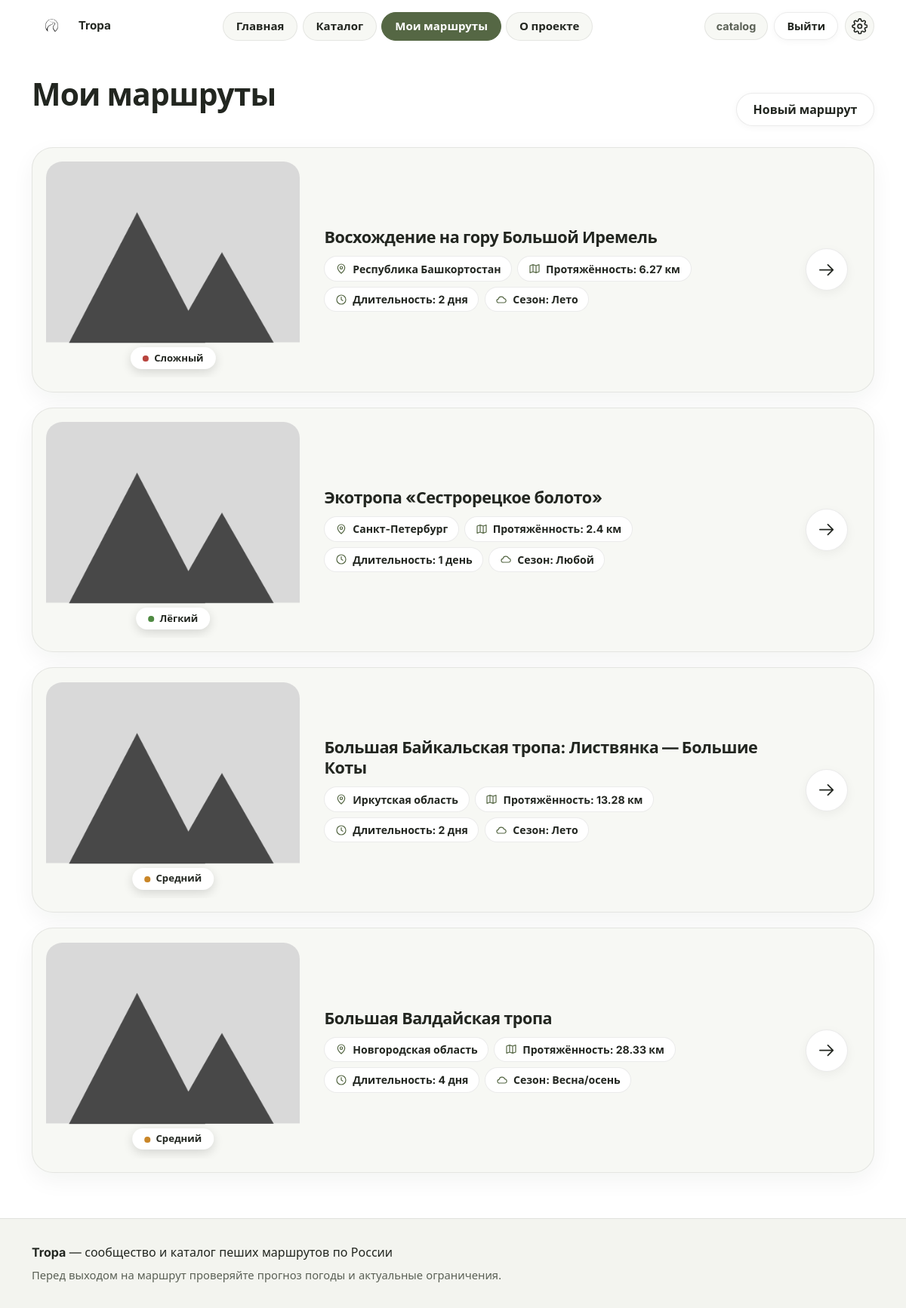
Page /routes/mine (signed in) on the committed database.
### tables this page shows
CREATE TABLE users (
    id            INTEGER PRIMARY KEY AUTOINCREMENT,
    username      TEXT NOT NULL UNIQUE,
    password_hash TEXT NOT NULL,
    created_at    TEXT NOT NULL DEFAULT CURRENT_TIMESTAMP
, email TEXT, google_sub TEXT);

CREATE TABLE routes (
    id             INTEGER PRIMARY KEY AUTOINCREMENT,
    author_id      INTEGER NOT NULL REFERENCES users(id),
    title          TEXT NOT NULL,
    region         TEXT NOT NULL,
    length_km      REAL NOT NULL,
    difficulty     TEXT NOT NULL CHECK (difficulty IN ('easy', 'medium', 'hard')),
    days           INTEGER NOT NULL DEFAULT 1,
    season         TEXT NOT NULL DEFAULT 'any',
    terrain        TEXT NOT NULL DEFAULT 'any',
    description    TEXT NOT NULL,
    restrictions   TEXT,
    source_url     TEXT,
    source_checked TEXT,
    open_from      TEXT,
    open_to        TEXT,
    is_public      INTEGER NOT NULL DEFAULT 1,
    views          INTEGER NOT NULL DEFAULT 0,
    surface        TEXT,
    max_slope      TEXT,
    has_steps      INTEGER NOT NULL DEFAULT 0,
    rest_points    TEXT,
    created_at     TEXT NOT NULL DEFAULT CURRENT_TIMESTAMP
);

### views/routes.py (the view)
@bp.route("/mine")
@login_required
def mine():
    routes = get_db().execute(
        "SELECT * FROM routes WHERE author_id = ? ORDER BY created_at DESC, id DESC",
        (g.user["id"],),
    ).fetchall()
    return render_template("my_routes.html", routes=routes, difficulty=DIFFICULTY)

### app.py (called while the page is built)
def ru_days(n):
    n = int(n)
    if 11 <= n % 100 <= 14:
        word = "дней"
    elif n % 10 == 1:
        word = "день"
    elif 2 <= n % 10 <= 4:
        word = "дня"
    else:
        word = "дней"
    return f"{n} {word}"

### db.py (called while the page is built)
def get_db():
    if "db" not in g:
        g.db = sqlite3.connect(current_app.config["DATABASE"])
        g.db.row_factory = sqlite3.Row
        g.db.execute("PRAGMA foreign_keys = ON")
    return g.db

### views/auth.py (called while the page is built)
@bp.before_app_request
def load_logged_in_user():
    user_id = session.get("user_id")
    g.user = None
    if user_id is not None:
        g.user = get_db().execute(
            "SELECT id, username FROM users WHERE id = ?", (user_id,)
        ).fetchone()
        if g.user is None:
            session.clear()

def login_required(view):
    @functools.wraps(view)
    def wrapped(**kwargs):
        if g.user is None:
            nxt = request.full_path.rstrip("?") if request.method == "GET" else None
            return redirect(url_for("auth.login", next=nxt))
        return view(**kwargs)
    return wrapped

### templates/my_routes.html (shortened to what this page needs)
{% extends "base.html" %}
{% block main_class %}wide{% endblock %}
{% block content %}
  <div class="section-head">
    <h1>Мои маршруты</h1>
    <a class="btn" href="{{ url_for('routes.create') }}">Новый маршрут</a>
  </div>
  <ul class="route-list">
    {% for r in routes %}{% include "_route_card.html" %}
    {% else %}<li class="empty card">У вас пока нет маршрутов. <a href="{{ url_for('routes.create') }}">Создать первый</a>.</li>
    {% endfor %}
  </ul>
{% endblock %}

### templates/base.html (shortened to what this page needs)
<!DOCTYPE html>
<html lang="ru">
<head>
  <link rel="stylesheet" href="{{ url_for('static', filename='css/style.css') }}?v=4">
</head>
<body>
  {% set ep = request.endpoint %}
  <header class="site-header">
    <div class="header-inner">
      <a class="logo" href="{{ url_for('pages.index') }}">
        <img src="{{ url_for('static', filename='img/logo.png') }}" alt="">
        <span>Tropa</span>
      </a>
      <nav class="main-nav" aria-label="Основное меню">
        <a href="{{ url_for('pages.index') }}" {% if ep == 'pages.index' %}aria-current="page"{% endif %}>Главная</a>
        <a href="{{ url_for('routes.catalog') }}" {% if ep == 'routes.catalog' %}aria-current="page"{% endif %}>Каталог</a>
        <a href="{{ url_for('routes.mine') }}" {% if ep == 'routes.mine' %}aria-current="page"{% endif %}>Мои маршруты</a>
        <a href="{{ url_for('pages.about') }}" {% if ep == 'pages.about' %}aria-current="page"{% endif %}>О проекте</a>
      </nav>
      <div class="header-actions">
        {% if g.user %}
          <span class="user-name">{{ g.user['username'] }}</span>
          <a class="btn btn-small" href="{{ url_for('auth.logout') }}">Выйти</a>
        {% else %}
          <a class="btn btn-small" href="{{ url_for('auth.login') }}">Вход</a>
        {% endif %}
        <div class="settings">
          <button type="button" class="settings-btn" id="settings-btn"
                  aria-expanded="false" aria-controls="settings-panel" aria-label="Настройки отображения и доступности">
            <svg class="icon" aria-hidden="true"><use href="#i-gear"/></svg>
          </button>
        </div>
      </div>
    </div>
  </header>
  <main id="content" class="{% block main_class %}page{% endblock %}" tabindex="-1">
    {% block content %}{% endblock %}
  </main>
  <footer class="site-footer">
    <div class="footer-inner">
      <p><strong>Tropa</strong> — сообщество и каталог пеших маршрутов по России</p>
      <p class="footer-note">Перед выходом на маршрут проверяйте прогноз погоды и актуальные ограничения.</p>
    </div>
  </footer>
</body>
</html>

### templates/_route_card.html (shortened to what this page needs)
<li class="route-card">
  <div class="route-thumb">
    <img src="{{ route_image(r['id']) }}" alt="Фото маршрута: {{ r['title'] }}"
         width="400" height="286" loading="lazy">
    <span class="diff-pill diff-{{ r['difficulty'] }}">{{ DIFFICULTY[r['difficulty']] }}</span>
  </div>
  <div class="route-body">
    <h3><a href="{{ url_for('routes.detail', route_id=r['id']) }}">{{ r['title'] }}</a></h3>
    <ul class="meta">
      <li><svg class="icon" aria-hidden="true"><use href="#i-pin"/></svg><span>{{ r['region'] }}</span></li>
      <li><svg class="icon" aria-hidden="true"><use href="#i-map"/></svg><span>Протяжённость: {{ r['length_km'] }} км</span></li>
      <li><svg class="icon" aria-hidden="true"><use href="#i-clock"/></svg><span>Длительность: {{ r['days']|ru_days }}</span></li>
      <li><svg class="icon" aria-hidden="true"><use href="#i-cloud"/></svg><span>Сезон: {{ SEASONS[r['season']] }}</span></li>
    </ul>
  </div>
  <span class="arrow-btn" aria-hidden="true"><svg class="icon"><use href="#i-arrow"/></svg></span>
</li>

### rows in the picture
users: user.username "catalog"
routes: difficulty "Сложный", title "Восхождение на гору Большой Иремель", region "Республика Башкортостан", length_km "6.27", days|ru_days "2 дня", season "Лето"
routes: difficulty "Лёгкий", title "Экотропа «Сестрорецкое болото»", region "Санкт-Петербург", length_km "2.4", days|ru_days "1 день", season "Любой"
routes: difficulty "Средний", title "Большая Байкальская тропа: Листвянка — Большие Коты", region "Иркутская область", length_km "13.28", days|ru_days "2 дня", season "Лето"
routes: difficulty "Средний", title "Большая Валдайская тропа", region "Новгородская область", length_km "28.33", days|ru_days "4 дня", season "Весна/осень"
